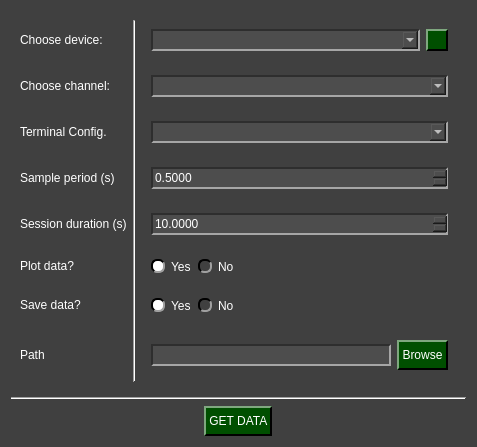
<?xml version="1.0" encoding="UTF-8"?>
<ui version="4.0">
 <class>NIDAQ_GetData_W</class>
 <widget class="QWidget" name="NIDAQ_GetData_W">
  <property name="geometry">
   <rect>
    <x>0</x>
    <y>0</y>
    <width>477</width>
    <height>447</height>
   </rect>
  </property>
  <property name="windowTitle">
   <string>Form</string>
  </property>
  <property name="styleSheet">
   <string notr="true">QComboBox QAbstractItemView {
    background-color: rgb(77, 77, 77);
}

QComboBox QAbstractItemView::item:focus{
    background-color: rgb(140, 140, 140);
}

QDoubleSpinBox{
	background-color: rgb(77, 77, 77);
	
	border-top: 1.5px solid rgb(46, 46, 46);
	border-left: 1.5px solid rgb(46, 46, 46);

	border-bottom: 1.5px solid rgb(166, 166, 166);
	border-right: 1.5px solid rgb(166, 166, 166);
}

QDoubleSpinBox::up-button{
    image: url(:/imgs/imgs/drop_up_arrow.png);
	width: 11px;

	background-color: rgb(0, 79, 0);
	border-top: 1.5px solid rgb(127, 167, 127);
	border-left: 1.5px solid rgb(127, 167, 127);

	border-bottom: 1.5px solid rgb(0, 0, 0);
	border-right: 1.5px solid rgb(0, 0, 0);
}

QDoubleSpinBox::up-button:pressed{
	border: 2px solid rgb(255, 255, 255);
}

QDoubleSpinBox::up-button:hover{
	background-color: rgb(0, 50, 0);
}

QDoubleSpinBox::down-button{
    image: url(:/imgs/imgs/drop_down_arrow.png);
	width: 11px;

	background-color: rgb(0, 79, 0);
	border-top: 1.5px solid rgb(127, 167, 127);
	border-left: 1.5px solid rgb(127, 167, 127);

	border-bottom: 1.5px solid rgb(0, 0, 0);
	border-right: 1.5px solid rgb(0, 0, 0);
}

QDoubleSpinBox::down-button:pressed{
	border: 2px solid rgb(255, 255, 255);
}

QDoubleSpinBox::down-button:hover{
	background-color: rgb(0, 50, 0);
}

QWidget#NIDAQ_GetData_W{
	background-color: rgb(64, 64, 64);
}

QWidget{
	color: rgb(255, 255, 255);
}

QComboBox{
	background-color: rgb(77, 77, 77);
	
	border-top: 1.5px solid rgb(46, 46, 46);
	border-left: 1.5px solid rgb(46, 46, 46);

	border-bottom: 1.5px solid rgb(166, 166, 166);
	border-right: 1.5px solid rgb(166, 166, 166);
}


QComboBox::drop-down{
	image: url(:/imgs/imgs/drop_down_arrow.png);
	width: 11px;

	background-color: rgb(0, 79, 0);
	border-top: 2px solid rgb(127, 167, 127);
	border-left: 2px solid rgb(127, 167, 127);

	border-bottom: 2px solid rgb(0, 0, 0);
	border-right: 2px solid rgb(0, 0, 0);
}

QComboBox::drop-down:hover{
	background-color: rgb(0, 50, 0);
}

QComboBox::drop-down:pressed{
	border: 2px solid rgb(255, 255, 255);
}

QPushButton{
	background-color: rgb(0, 79, 0);

	border-top: 1.5px solid rgb(127, 167, 127);
	border-left: 1.5px solid rgb(127, 167, 127);

	border-bottom: 1.5px solid rgb(0, 0, 0);
	border-right: 1.5px solid rgb(0, 0, 0);

	
	font: 12pt &quot;Helvetica&quot;;
	text-align:center;
}

QWidget{
	font: 12pt &quot;Helvetica&quot;;
}

QPushButton:hover{
	background-color: rgb(0, 50, 0);
}

QPushButton:pressed{
	border: 2px solid rgb(255, 255, 255);
}

QLineEdit{
	background-color: rgb(77, 77, 77);
	border-top: 1.5px solid rgb(46, 46, 46);
	border-left: 1.5px solid rgb(46, 46, 46);

	border-bottom: 1.5px solid rgb(166, 166, 166);
	border-right: 1.5px solid rgb(166, 166, 166);
}

QRadioButton::indicator{
	border-radius: 6px;
	border-top: 1.5px solid rgb(0, 0, 0);
	border-left: 1.5px solid rgb(0, 0, 0);

	border-bottom: 1.5px solid rgb(160, 160, 160);
	border-right: 1.5px solid rgb(160, 160, 160);
}

QRadioButton::indicator::checked{
	background-color: white;
}

QRadioButton::indicator::unchecked:hover{
	background-color: #9F9F9F;
}

QRadioButton::indicator::pressed{
	border: 1.5px solid #505050
}

QPushButton#reload_devices{
	image: url(:/imgs/imgs/reload.png);
	width: 11px;
	background-color: rgb(0, 79, 0);

	border-top: 1.5px solid rgb(127, 167, 127);
	border-left: 1.5px solid rgb(127, 167, 127);

	border-bottom: 1.5px solid rgb(0, 0, 0);
	border-right: 1.5px solid rgb(0, 0, 0);

	
	font: 12pt &quot;Helvetica&quot;;
	text-align:center;
}

QPushButton#reload_devices:hover{
	background-color: rgb(0, 50, 0);
}

QPushButton#reload_devices:pressed{
	border: 2px solid rgb(255, 255, 255);
}</string>
  </property>
  <layout class="QGridLayout" name="gridLayout_2">
   <item row="0" column="0">
    <widget class="QWidget" name="widget" native="true">
     <layout class="QGridLayout" name="gridLayout">
      <item row="1" column="0">
       <widget class="QLabel" name="label_2">
        <property name="minimumSize">
         <size>
          <width>0</width>
          <height>30</height>
         </size>
        </property>
        <property name="maximumSize">
         <size>
          <width>16777215</width>
          <height>30</height>
         </size>
        </property>
        <property name="text">
         <string>Choose channel:</string>
        </property>
       </widget>
      </item>
      <item row="6" column="0">
       <widget class="QLabel" name="label_7">
        <property name="minimumSize">
         <size>
          <width>0</width>
          <height>30</height>
         </size>
        </property>
        <property name="maximumSize">
         <size>
          <width>16777215</width>
          <height>30</height>
         </size>
        </property>
        <property name="text">
         <string>Save data?</string>
        </property>
       </widget>
      </item>
      <item row="5" column="0">
       <widget class="QLabel" name="label_6">
        <property name="minimumSize">
         <size>
          <width>0</width>
          <height>30</height>
         </size>
        </property>
        <property name="maximumSize">
         <size>
          <width>16777215</width>
          <height>30</height>
         </size>
        </property>
        <property name="text">
         <string>Plot data?</string>
        </property>
       </widget>
      </item>
      <item row="6" column="2" alignment="Qt::AlignLeft">
       <widget class="QWidget" name="widget_8" native="true">
        <layout class="QHBoxLayout" name="horizontalLayout_2">
         <item>
          <widget class="QRadioButton" name="yes_save_radio">
           <property name="text">
            <string>Yes</string>
           </property>
           <property name="checked">
            <bool>true</bool>
           </property>
           <attribute name="buttonGroup">
            <string notr="true">save_radio_group</string>
           </attribute>
          </widget>
         </item>
         <item>
          <widget class="QRadioButton" name="no_save_radio">
           <property name="text">
            <string>No</string>
           </property>
           <attribute name="buttonGroup">
            <string notr="true">save_radio_group</string>
           </attribute>
          </widget>
         </item>
        </layout>
       </widget>
      </item>
      <item row="3" column="2">
       <widget class="QWidget" name="widget_5" native="true">
        <layout class="QGridLayout" name="gridLayout_6">
         <item row="0" column="0">
          <widget class="QDoubleSpinBox" name="Ts_in">
           <property name="minimumSize">
            <size>
             <width>0</width>
             <height>22</height>
            </size>
           </property>
           <property name="maximumSize">
            <size>
             <width>16777215</width>
             <height>22</height>
            </size>
           </property>
           <property name="decimals">
            <number>4</number>
           </property>
           <property name="maximum">
            <double>999.990000000000009</double>
           </property>
           <property name="singleStep">
            <double>0.010000000000000</double>
           </property>
           <property name="stepType">
            <enum>QAbstractSpinBox::AdaptiveDecimalStepType</enum>
           </property>
           <property name="value">
            <double>0.500000000000000</double>
           </property>
          </widget>
         </item>
        </layout>
       </widget>
      </item>
      <item row="1" column="2">
       <widget class="QWidget" name="widget_3" native="true">
        <layout class="QGridLayout" name="gridLayout_4">
         <item row="0" column="0">
          <widget class="QComboBox" name="channel_combo">
           <property name="minimumSize">
            <size>
             <width>0</width>
             <height>22</height>
            </size>
           </property>
           <property name="maximumSize">
            <size>
             <width>16777215</width>
             <height>22</height>
            </size>
           </property>
          </widget>
         </item>
        </layout>
       </widget>
      </item>
      <item row="5" column="2" alignment="Qt::AlignLeft">
       <widget class="QWidget" name="widget_7" native="true">
        <layout class="QHBoxLayout" name="horizontalLayout">
         <item>
          <widget class="QRadioButton" name="yes_plot_radio">
           <property name="text">
            <string>Yes</string>
           </property>
           <property name="checked">
            <bool>true</bool>
           </property>
           <attribute name="buttonGroup">
            <string notr="true">plot_radio_group</string>
           </attribute>
          </widget>
         </item>
         <item>
          <widget class="QRadioButton" name="no_plot_radio">
           <property name="text">
            <string>No</string>
           </property>
           <attribute name="buttonGroup">
            <string notr="true">plot_radio_group</string>
           </attribute>
          </widget>
         </item>
        </layout>
       </widget>
      </item>
      <item row="4" column="2">
       <widget class="QWidget" name="widget_6" native="true">
        <layout class="QGridLayout" name="gridLayout_7">
         <item row="0" column="0">
          <widget class="QDoubleSpinBox" name="sesh_dur_in">
           <property name="minimumSize">
            <size>
             <width>0</width>
             <height>22</height>
            </size>
           </property>
           <property name="maximumSize">
            <size>
             <width>16777215</width>
             <height>22</height>
            </size>
           </property>
           <property name="decimals">
            <number>4</number>
           </property>
           <property name="maximum">
            <double>86400.000000000000000</double>
           </property>
           <property name="singleStep">
            <double>0.010000000000000</double>
           </property>
           <property name="stepType">
            <enum>QAbstractSpinBox::AdaptiveDecimalStepType</enum>
           </property>
           <property name="value">
            <double>10.000000000000000</double>
           </property>
          </widget>
         </item>
        </layout>
       </widget>
      </item>
      <item row="2" column="2">
       <widget class="QWidget" name="widget_4" native="true">
        <layout class="QGridLayout" name="gridLayout_5">
         <item row="0" column="0">
          <widget class="QComboBox" name="terminal_config_combo">
           <property name="minimumSize">
            <size>
             <width>0</width>
             <height>22</height>
            </size>
           </property>
           <property name="maximumSize">
            <size>
             <width>16777215</width>
             <height>22</height>
            </size>
           </property>
          </widget>
         </item>
        </layout>
       </widget>
      </item>
      <item row="4" column="0">
       <widget class="QLabel" name="label_5">
        <property name="minimumSize">
         <size>
          <width>0</width>
          <height>30</height>
         </size>
        </property>
        <property name="maximumSize">
         <size>
          <width>16777215</width>
          <height>30</height>
         </size>
        </property>
        <property name="text">
         <string>Session duration (s)</string>
        </property>
       </widget>
      </item>
      <item row="2" column="0">
       <widget class="QLabel" name="label_3">
        <property name="minimumSize">
         <size>
          <width>0</width>
          <height>30</height>
         </size>
        </property>
        <property name="maximumSize">
         <size>
          <width>16777215</width>
          <height>30</height>
         </size>
        </property>
        <property name="text">
         <string>Terminal Config.</string>
        </property>
       </widget>
      </item>
      <item row="3" column="0">
       <widget class="QLabel" name="label_4">
        <property name="minimumSize">
         <size>
          <width>0</width>
          <height>30</height>
         </size>
        </property>
        <property name="maximumSize">
         <size>
          <width>16777215</width>
          <height>30</height>
         </size>
        </property>
        <property name="text">
         <string>Sample period (s)</string>
        </property>
       </widget>
      </item>
      <item row="0" column="0">
       <widget class="QLabel" name="label">
        <property name="minimumSize">
         <size>
          <width>0</width>
          <height>30</height>
         </size>
        </property>
        <property name="maximumSize">
         <size>
          <width>16777215</width>
          <height>30</height>
         </size>
        </property>
        <property name="text">
         <string>Choose device:</string>
        </property>
       </widget>
      </item>
      <item row="0" column="2">
       <widget class="QWidget" name="widget_2" native="true">
        <layout class="QGridLayout" name="gridLayout_3">
         <item row="0" column="0">
          <widget class="QComboBox" name="device_combo">
           <property name="minimumSize">
            <size>
             <width>0</width>
             <height>22</height>
            </size>
           </property>
           <property name="maximumSize">
            <size>
             <width>16777215</width>
             <height>22</height>
            </size>
           </property>
          </widget>
         </item>
         <item row="0" column="1">
          <widget class="QPushButton" name="reload_devices">
           <property name="minimumSize">
            <size>
             <width>22</width>
             <height>22</height>
            </size>
           </property>
           <property name="maximumSize">
            <size>
             <width>22</width>
             <height>22</height>
            </size>
           </property>
           <property name="text">
            <string/>
           </property>
          </widget>
         </item>
        </layout>
       </widget>
      </item>
      <item row="7" column="0" alignment="Qt::AlignVCenter">
       <widget class="QLabel" name="label_8">
        <property name="minimumSize">
         <size>
          <width>0</width>
          <height>30</height>
         </size>
        </property>
        <property name="maximumSize">
         <size>
          <width>16777215</width>
          <height>30</height>
         </size>
        </property>
        <property name="text">
         <string>Path</string>
        </property>
       </widget>
      </item>
      <item row="7" column="2">
       <widget class="QWidget" name="widget_9" native="true">
        <layout class="QHBoxLayout" name="horizontalLayout_3">
         <item alignment="Qt::AlignVCenter">
          <widget class="QLineEdit" name="path_line_edit">
           <property name="minimumSize">
            <size>
             <width>0</width>
             <height>22</height>
            </size>
           </property>
           <property name="maximumSize">
            <size>
             <width>16777215</width>
             <height>22</height>
            </size>
           </property>
          </widget>
         </item>
         <item alignment="Qt::AlignVCenter">
          <widget class="QPushButton" name="path_folder_browse">
           <property name="minimumSize">
            <size>
             <width>0</width>
             <height>30</height>
            </size>
           </property>
           <property name="maximumSize">
            <size>
             <width>16777215</width>
             <height>30</height>
            </size>
           </property>
           <property name="text">
            <string> Browse </string>
           </property>
          </widget>
         </item>
        </layout>
       </widget>
      </item>
      <item row="0" column="1" rowspan="8">
       <widget class="Line" name="line">
        <property name="orientation">
         <enum>Qt::Vertical</enum>
        </property>
       </widget>
      </item>
     </layout>
    </widget>
   </item>
   <item row="1" column="0">
    <widget class="Line" name="line_2">
     <property name="orientation">
      <enum>Qt::Horizontal</enum>
     </property>
    </widget>
   </item>
   <item row="2" column="0" alignment="Qt::AlignHCenter">
    <widget class="QPushButton" name="start_get_data">
     <property name="minimumSize">
      <size>
       <width>0</width>
       <height>30</height>
      </size>
     </property>
     <property name="maximumSize">
      <size>
       <width>16777215</width>
       <height>30</height>
      </size>
     </property>
     <property name="styleSheet">
      <string notr="true"/>
     </property>
     <property name="text">
      <string> GET DATA </string>
     </property>
    </widget>
   </item>
  </layout>
 </widget>
 <resources>
  <include location="resources_1.qrc"/>
 </resources>
 <connections/>
 <buttongroups>
  <buttongroup name="plot_radio_group"/>
  <buttongroup name="save_radio_group"/>
 </buttongroups>
</ui>
